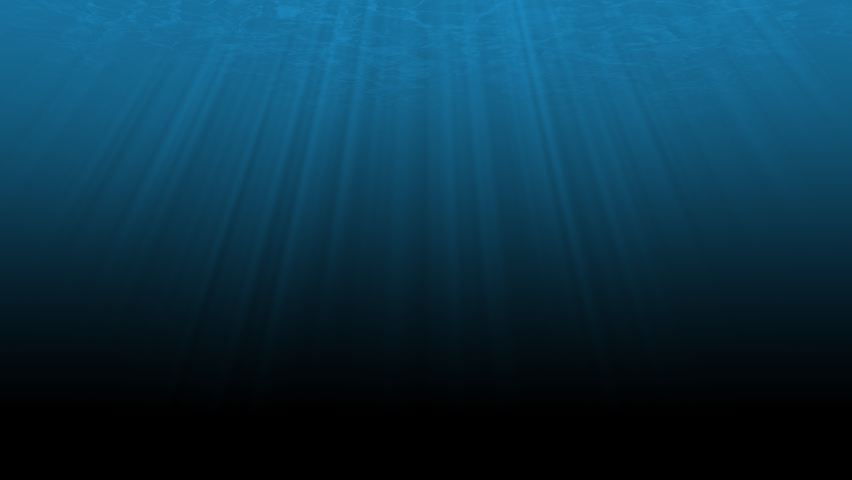
#> input picture assets/background_wide.png, 852 x 480 px
$ python make-backgrounds.py
#> lines starting #> are read from the running program, lines starting #| are printed output that depends on the picture
"""Make the compressed backgrounds that build-theme.py embeds.

Needs Pillow (pip install pillow). Run it only when the source image or a
color variation changes; the WebP files it writes are committed.

    python make-backgrounds.py
"""

from pathlib import Path

from PIL import Image

HERE = Path(__file__).resolve().parent
ASSETS = HERE / "assets"
SOURCE = ASSETS / "background_wide.png"
QUALITY = 85

# The source water is hue 199 degrees. Each variation shifts the hue and can
# scale saturation and brightness.
VARIATIONS = {
    "background_wide.webp": {"hue": 199, "saturation": 1.0, "value": 1.0},
    "background_wide_pink.webp": {"hue": 330, "saturation": 0.55, "value": 1.0},
    "background_wide_red.webp": {"hue": 356, "saturation": 1.0, "value": 0.8},
}
SOURCE_HUE = 199


def recolor(image: Image.Image, hue: float, saturation: float, value: float) -> Image.Image:
    shift = round((hue - SOURCE_HUE) % 360 * 255 / 360)
    h, s, v = image.convert("HSV").split()
    h = h.point(lambda x: (x + shift) % 256)
    s = s.point(lambda x: min(255, round(x * saturation)))
    v = v.point(lambda x: min(255, round(x * value)))
    return Image.merge("HSV", (h, s, v)).convert("RGB")


def main() -> None:
    source = Image.open(SOURCE).convert("RGB")
#> source is the input picture: PIL image 852x480 RGB; mean R, G, B 10.5, 52.4, 73.4
    for name, settings in VARIATIONS.items():
        output = ASSETS / name
        recolor(source, **settings).save(output, "WEBP", quality=QUALITY, method=6)
        print(f"Wrote {output.name}: {output.stat().st_size} bytes.")
#> this loop made 3 passes
#> pass 1, in recolor, `h, s, v = image.convert("HSV").split()`:
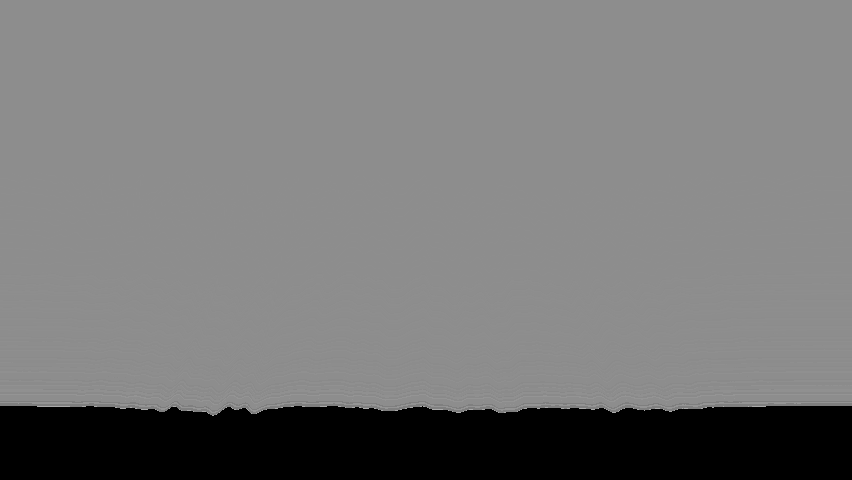
#> h: PIL image 852x480 L; min 0, max 170, mean 120
#> pass 1, in recolor, `h, s, v = image.convert("HSV").split()`:
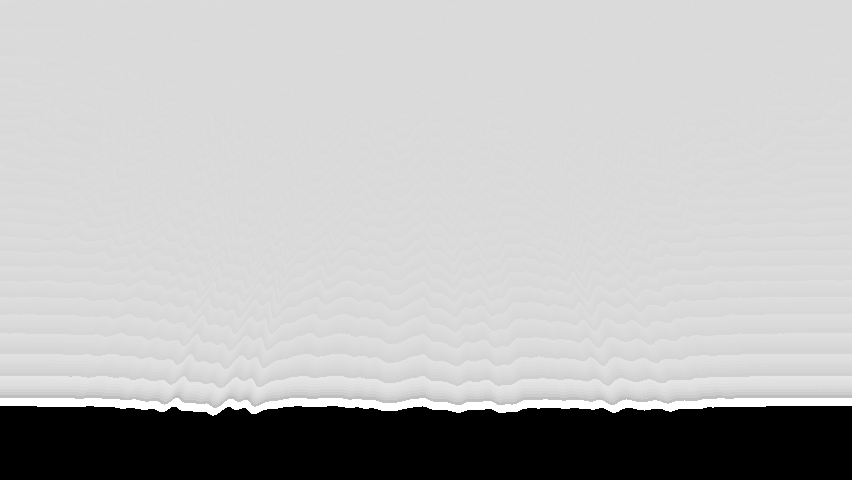
#> s: PIL image 852x480 L; min 0, max 255, mean 186
#> pass 1, in recolor, `h, s, v = image.convert("HSV").split()`:
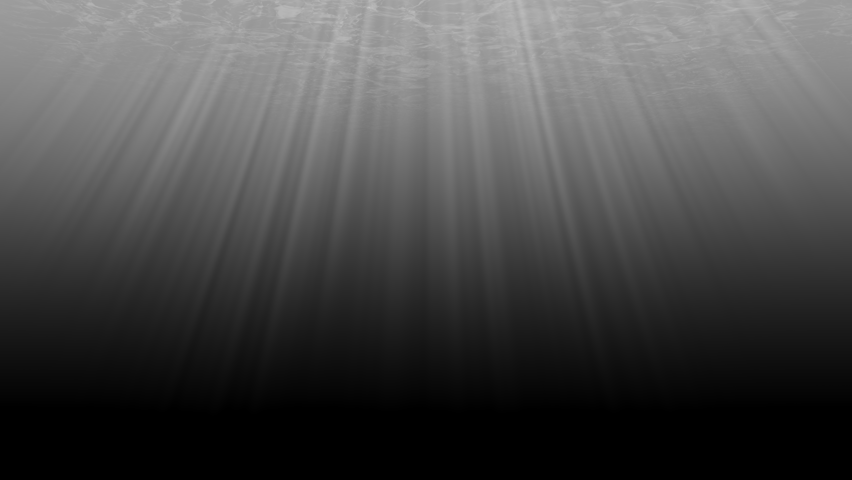
#> v: PIL image 852x480 L; min 0, max 196, mean 73.4


if __name__ == "__main__":
    main()
